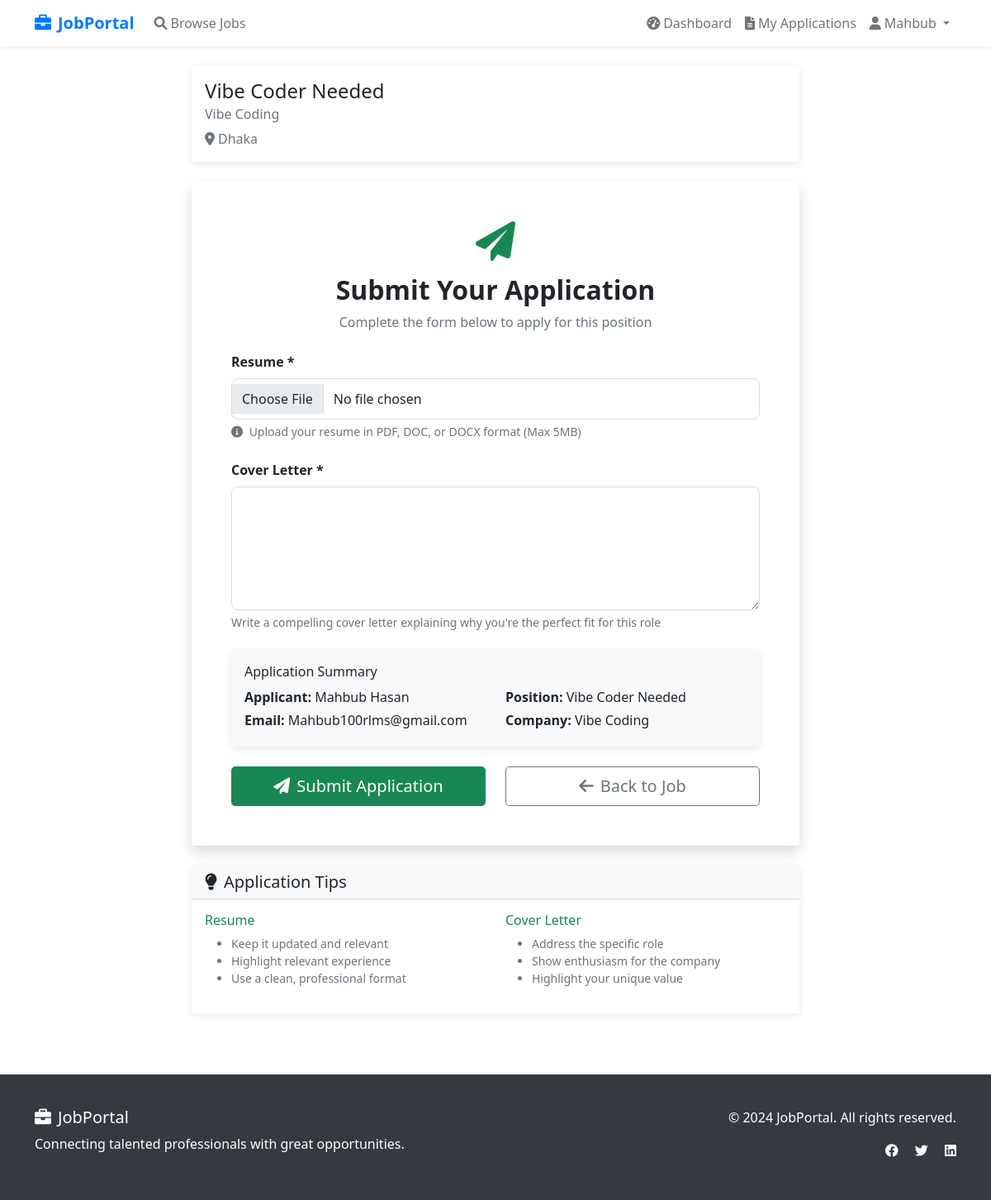
Screenshot of /job/1/apply/ (signed in) with the database file from the repository.
### jobs/models.py (models this page shows, shortened)
class Job(models.Model):
    title = models.CharField(max_length=200)
    company_name = models.CharField(max_length=200)
    location = models.CharField(max_length=200)
    description = models.TextField()
    posted_by = models.ForeignKey(User, on_delete=models.CASCADE, related_name='posted_jobs')
    created_at = models.DateTimeField(default=timezone.now)
    class Meta:
        ordering = ['-created_at']

### jobs/views.py (the view)
# urls.py: path('job/<int:job_id>/apply/', views.apply_job, name='apply_job'),
@login_required
def apply_job(request, job_id):
    try:
        profile = request.user.userprofile
        if profile.role != 'applicant':
            messages.error(request, 'Access denied. Applicant account required.')
            return redirect('jobs:home')
    except UserProfile.DoesNotExist:
        messages.error(request, 'Profile not found.')
        return redirect('jobs:home')
    job = get_object_or_404(Job, id=job_id)
    if Application.objects.filter(job=job, applicant=request.user).exists():
        messages.warning(request, 'You have already applied for this job.')
        return redirect('jobs:job_detail', job_id=job_id)
    if request.method == 'POST':
        form = ApplicationForm(request.POST, request.FILES)
        if form.is_valid():
            application = form.save(commit=False)
            application.job = job
            application.applicant = request.user
            application.save()
            messages.success(request, 'Application submitted successfully!')
            return redirect('jobs:job_detail', job_id=job_id)
    else:
        form = ApplicationForm()
    return render(request, 'jobs/apply_job.html', {
        'form': form,
        'job': job
    })

### jobs/forms.py
class ApplicationForm(forms.ModelForm):
    class Meta:
        model = Application
        fields = ['resume', 'cover_letter']
        widgets = {
            'cover_letter': forms.Textarea(attrs={'rows': 5, 'class': 'form-control'}),
            'resume': forms.FileInput(attrs={'class': 'form-control'}),
        }

### jobs/templates/jobs/apply_job.html (shortened to what this page needs)
{% extends 'jobs/base.html' %}
{% block content %}
<div class="container py-4">
    <div class="row justify-content-center">
        <div class="col-lg-8">
            <div class="card mb-4">
                <div class="card-body">
                    <h4 class="card-title">{{ job.title }}</h4>
                    <h6 class="card-subtitle mb-2 text-muted">{{ job.company_name }}</h6>
                    <p class="text-muted mb-0">
                        <i class="fas fa-map-marker-alt me-1"></i>{{ job.location }}
                    </p>
                </div>
            </div>
            <div class="card shadow">
                <div class="card-body p-5">
                    <div class="text-center mb-4">
                        <i class="fas fa-paper-plane fa-3x text-success mb-3"></i>
                        <h2 class="fw-bold">Submit Your Application</h2>
                        <p class="text-muted">Complete the form below to apply for this position</p>
                    </div>
                    <form method="post" enctype="multipart/form-data">
                        <div class="mb-4">
                            <label for="{{ form.resume.id_for_label }}" class="form-label fw-bold">Resume *</label>
                            {{ form.resume }}
                            <div class="form-text">
                                <i class="fas fa-info-circle me-1"></i>
                                Upload your resume in PDF, DOC, or DOCX format (Max 5MB)
                            </div>
                        </div>
                        <div class="mb-4">
                            <label for="{{ form.cover_letter.id_for_label }}" class="form-label fw-bold">Cover Letter *</label>
                            {{ form.cover_letter }}
                            <div class="form-text">
                                Write a compelling cover letter explaining why you're the perfect fit for this role
                            </div>
                        </div>
                        <div class="card bg-light mb-4">
                            <div class="card-body">
                                <h6 class="card-title">Application Summary</h6>
                                <div class="row">
                                    <div class="col-md-6">
                                        <p class="mb-1"><strong>Applicant:</strong> {{ user.first_name }} {{ user.last_name }}</p>
                                        <p class="mb-1"><strong>Email:</strong> {{ user.email }}</p>
                                    </div>
                                    <div class="col-md-6">
                                        <p class="mb-1"><strong>Position:</strong> {{ job.title }}</p>
                                        <p class="mb-1"><strong>Company:</strong> {{ job.company_name }}</p>
                                    </div>
                                </div>
                            </div>
                        </div>
                        <div class="row">
                            <div class="col-md-6">
                                <button type="submit" class="btn btn-success btn-lg w-100">
                                    <i class="fas fa-paper-plane me-2"></i>Submit Application
                                </button>
                            </div>
                            <div class="col-md-6">
                                <a href="{% url 'jobs:job_detail' job.id %}" class="btn btn-outline-secondary btn-lg w-100">
                                    <i class="fas fa-arrow-left me-2"></i>Back to Job
                                </a>
                            </div>
                        </div>
                    </form>
                </div>
            </div>
            <div class="card mt-4">
                <div class="card-header bg-light">
                    <h5 class="mb-0"><i class="fas fa-lightbulb me-2"></i>Application Tips</h5>
                </div>
                <div class="card-body">
                    <div class="row">
                        <div class="col-md-6">
                            <h6 class="text-success">Resume</h6>
                            <ul class="small text-muted">
                                <li>Keep it updated and relevant</li>
                                <li>Highlight relevant experience</li>
                                <li>Use a clean, professional format</li>
                            </ul>
                        </div>
                        <div class="col-md-6">
                            <h6 class="text-success">Cover Letter</h6>
                            <ul class="small text-muted">
                                <li>Address the specific role</li>
                                <li>Show enthusiasm for the company</li>
                                <li>Highlight your unique value</li>
                            </ul>
                        </div>
                    </div>
                </div>
            </div>
        </div>
    </div>
</div>
{% endblock %}

### jobs/templates/jobs/base.html (shortened to what this page needs)
<!DOCTYPE html>
<html lang="en">
<head>
    <link href="https://cdn.jsdelivr.net/npm/bootstrap@5.1.3/dist/css/bootstrap.min.css" rel="stylesheet">
    <link href="https://cdnjs.cloudflare.com/ajax/libs/font-awesome/6.0.0/css/all.min.css" rel="stylesheet">
</head>
<body>
    <nav class="navbar navbar-expand-lg navbar-light bg-white shadow-sm">
        <div class="container">
            <a class="navbar-brand" href="{% url 'jobs:home' %}">
                <i class="fas fa-briefcase me-2"></i>JobPortal
            </a>
            <div class="collapse navbar-collapse" id="navbarNav">
                <ul class="navbar-nav me-auto">
                    <li class="nav-item">
                        <a class="nav-link" href="{% url 'jobs:job_list' %}">
                            <i class="fas fa-search me-1"></i>Browse Jobs
                        </a>
                    </li>
                </ul>
                <ul class="navbar-nav">
                    {% if user.is_authenticated %}
                        {% if user.userprofile.role == 'employer' %}
                            <li class="nav-item">
                                <a class="nav-link" href="{% url 'jobs:employer_dashboard' %}">
                                    <i class="fas fa-tachometer-alt me-1"></i>Dashboard
                                </a>
                            </li>
                            <li class="nav-item">
                                <a class="nav-link" href="{% url 'jobs:post_job' %}">
                                    <i class="fas fa-plus me-1"></i>Post Job
                                </a>
                            </li>
                            <li class="nav-item">
                                <a class="nav-link" href="{% url 'jobs:my_jobs' %}">
                                    <i class="fas fa-list me-1"></i>My Jobs
                                </a>
                            </li>
                        {% else %}
                            <li class="nav-item">
                                <a class="nav-link" href="{% url 'jobs:applicant_dashboard' %}">
                                    <i class="fas fa-tachometer-alt me-1"></i>Dashboard
                                </a>
                            </li>
                            <li class="nav-item">
                                <a class="nav-link" href="{% url 'jobs:my_applications' %}">
                                    <i class="fas fa-file-alt me-1"></i>My Applications
                                </a>
                            </li>
                        {% endif %}
                        <li class="nav-item dropdown">
                            <a class="nav-link dropdown-toggle" href="#" id="navbarDropdown" role="button" data-bs-toggle="dropdown">
                                <i class="fas fa-user me-1"></i>{{ user.username }}
                            </a>
                        </li>
                    {% endif %}
                </ul>
            </div>
        </div>
    </nav>
    <main>
        {% block content %}
        {% endblock %}
    </main>
    <footer class="footer">
        <div class="container">
            <div class="row">
                <div class="col-md-6">
                    <h5><i class="fas fa-briefcase me-2"></i>JobPortal</h5>
                    <p>Connecting talented professionals with great opportunities.</p>
                </div>
                <div class="col-md-6 text-md-end">
                    <p>&copy; 2024 JobPortal. All rights reserved.</p>
                    <div class="social-links">
                        <a href="#" class="text-white me-3"><i class="fab fa-facebook"></i></a>
                        <a href="#" class="text-white me-3"><i class="fab fa-twitter"></i></a>
                        <a href="#" class="text-white"><i class="fab fa-linkedin"></i></a>
                    </div>
                </div>
            </div>
        </div>
    </footer>
</body>
</html>

### jobs/templates/jobs/base.html (style rules this page uses)
.navbar-brand { font-weight: bold; color: #007bff !important; }
.card { transition: transform 0.2s; border: none; box-shadow: 0 2px 10px rgba(0,0,0,0.1); }
.footer { background-color: #343a40; color: white; padding: 40px 0; margin-top: 50px; }

### jobs/templates/jobs/apply_job.html (style rules this page uses)
.form-control { border-radius: 8px; border: 1px solid #ddd; padding: 12px; }
textarea.form-control { min-height: 150px; }

### rows the page displays
Job: title "Vibe Coder Needed", company_name "Vibe Coding", location "Dhaka"

### other values shown
{{ user.username }} "Mahbub"
{{ user.first_name }} "Mahbub"
{{ user.last_name }} "Hasan"
{{ user.email }} "Mahbub100rlms@gmail.com"
